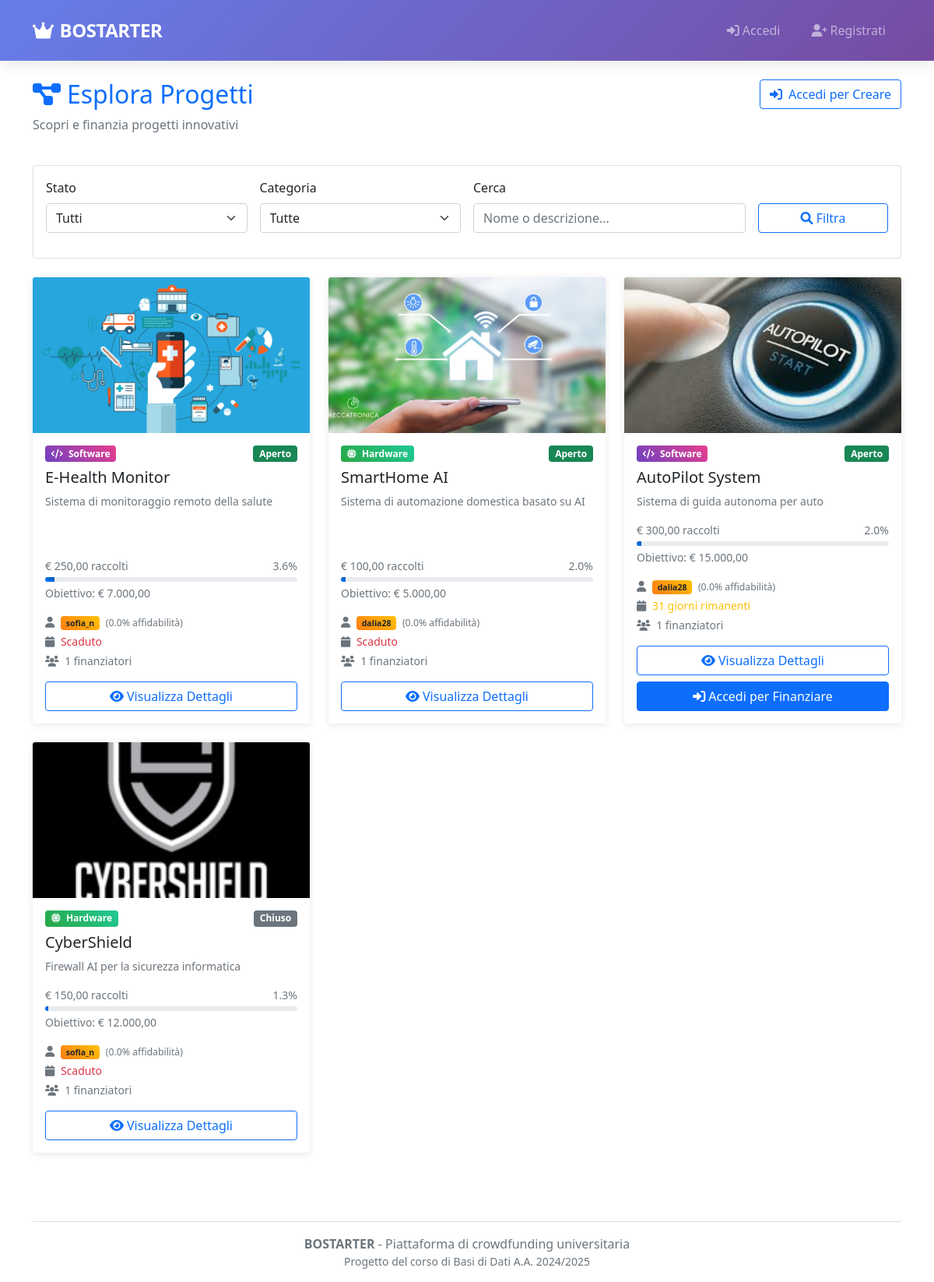
The page /public/projects/projects.php on the database its author committed.
### tables this page shows
CREATE TABLE PROGETTO(
    Nome                VARCHAR(100) PRIMARY KEY,
    Descrizione         TEXT NOT NULL,
    Data_Inserimento    DATE NOT NULL,
    Stato               ENUM('aperto', 'chiuso')NOT NULL DEFAULT 'aperto',
    Budget              DECIMAL(10,2) NOT NULL,
    Data_Limite         DATE NOT NULL,
    Tipo                ENUM('Hardware', 'Software') NOT NULL,
    Email_Creatore      VARCHAR(100) NOT NULL,
    FOREIGN KEY (Email_Creatore) REFERENCES CREATORE(Email) ON DELETE CASCADE
);

CREATE TABLE UTENTE(
    Email               VARCHAR(100) PRIMARY KEY,
    Nickname            VARCHAR(50) UNIQUE NOT NULL,
    Password            VARCHAR(255) NOT NULL,
    Nome                VARCHAR(50) NOT NULL,
    Cognome             VARCHAR(50) NOT NULL,
    Anno_Di_Nascita     DATE NOT NULL,
    Luogo_Di_Nascita    VARCHAR(100) NOT NULL
);

CREATE TABLE CREATORE (
    Email           VARCHAR(100) PRIMARY KEY,
    Nr_Progetti     INT DEFAULT 0,
    Affidabilita    FLOAT DEFAULT 0,
    FOREIGN KEY (Email) REFERENCES UTENTE(Email) ON DELETE CASCADE
);

### config/database.php (called while the page is built, shortened)
<?php
class Database {
    private static $instance = null;
    private $conn = null;
    public static function getInstance() {
        if (self::$instance === null) {
            self::$instance = new self();
        }
        return self::$instance;
    }
    private function connect() {
        try {
            $dsn = "mysql:host=" . DB_HOST . ";dbname=" . DB_NAME . ";charset=" . DB_CHARSET;
            $options = [
                PDO::ATTR_ERRMODE => PDO::ERRMODE_EXCEPTION,
                PDO::ATTR_DEFAULT_FETCH_MODE => PDO::FETCH_ASSOC,
                PDO::ATTR_EMULATE_PREPARES => false
            ];
            $this->conn = new PDO($dsn, DB_USER, DB_PASS, $options);
            $this->conn->exec("SET NAMES " . DB_CHARSET);
        } catch(PDOException $e) {
            $error = "❌ Errore connessione database: " . $e->getMessage();
            error_log($error);
            if (DEBUG_MODE) {
                die("<h3>Errore Database</h3><p>$error</p><p><strong>Verifica:</strong><br>
                    - MAMP/XAMPP avviato?<br>
                    - MySQL in running?<br>
                    - Database BOSTARTER creato?<br>
                    - Credenziali corrette in config/database.php?</p>");
            } else {
                die("Errore di sistema. Riprova più tardi.");
            }
        }
    }
    public function query($sql, $params = []) {
        try {
            $stmt = $this->conn->prepare($sql);
            $stmt->execute($params);
            return $stmt;
        } catch(PDOException $e) {
            error_log("Query error: " . $e->getMessage() . " | SQL: " . $sql);
            throw new Exception("Errore database: " . $e->getMessage());
        }
    }
    public function fetchAll($sql, $params = []) {
        return $this->query($sql, $params)->fetchAll();
    }
    public function execute($sql, $params = []) {
        return $this->query($sql, $params)->rowCount();
    }
}
class SessionManager {
    public static function get($key, $default = null) {
        return $_SESSION[$key] ?? $default;
    }
    public static function isLoggedIn() {
        return self::get('user_email') !== null && self::isSessionValid();
    }
}
class Utils {
    public static function formatCurrency($amount) {
        return '€ ' . number_format($amount, 2, ',', '.');
    }
}
?>

### public/projects/projects.php (the view, shortened to what this page needs)
<?php
require_once '../../config/database.php';
require_once '../../includes/navbar.php';
$db = Database::getInstance();
$db->ensureEventScheduler();
$db->execute("
    UPDATE PROGETTO
    SET Stato = 'chiuso'
    WHERE Stato = 'aperto' AND Data_Limite <= CURDATE()
");
$searchQuery = trim($_GET['search'] ?? '');
$statusFilter = $_GET['status'] ?? 'all';
$categoryFilter = $_GET['category'] ?? 'all';
$whereClause = "WHERE 1=1";
$params = [];
$sql = "
    SELECT
        p.Nome,
        p.Descrizione,
        p.Data_Inserimento,
        p.Stato,
        p.Budget,
        p.Data_Limite,
        p.Tipo AS Categoria,
        u.Nickname AS Creatore,
        c.Affidabilita,
        COALESCE(SUM(f.Importo), 0) AS Totale_Finanziato,
        COUNT(DISTINCT f.ID) AS Num_Finanziatori,
        foto.percorso AS Foto,
        DATEDIFF(p.Data_Limite, CURDATE()) AS Giorni_Rimanenti
    FROM PROGETTO p
    JOIN CREATORE c ON p.Email_Creatore = c.Email
    JOIN UTENTE u ON c.Email = u.Email
    LEFT JOIN FINANZIAMENTO f ON p.Nome = f.Nome_Progetto
    LEFT JOIN FOTO foto ON p.Nome = foto.Nome_Progetto
    $whereClause
    GROUP BY p.Nome, p.Descrizione, p.Data_Inserimento, p.Stato, p.Budget, p.Data_Limite, p.Tipo, u.Nickname, c.Affidabilita, foto.percorso
    ORDER BY p.Data_Inserimento DESC
";
$progetti = $db->fetchAll($sql, $params);
$isLoggedIn = SessionManager::isLoggedIn();
$isCreator = SessionManager::isCreator();
?>
<!DOCTYPE html>
<html lang="it">
<head>
    <link href="https://cdn.jsdelivr.net/npm/bootstrap@5.1.3/dist/css/bootstrap.min.css" rel="stylesheet">
    <link href="https://cdnjs.cloudflare.com/ajax/libs/font-awesome/6.0.0/css/all.min.css" rel="stylesheet">
</head>
<body>
<div class="container mt-4">
    <div class="row mb-4">
        <div class="col-md-8">
            <h1 class="h2 text-primary">
                <i class="fas fa-project-diagram me-2"></i>Esplora Progetti
            </h1>
            <p class="text-muted">Scopri e finanzia progetti innovativi</p>
        </div>
        <div class="col-md-4 text-md-end">
            <?php if ($isLoggedIn && $isCreator): ?>
                <a href="../dashboard/creator_dashboard.php" class="btn btn-primary">
                    <i class="fas fa-plus me-2"></i>Crea Progetto
                </a>
            <?php else: ?>
                <a href="../../index.html" class="btn btn-outline-primary">
                    <i class="fas fa-sign-in-alt me-2"></i>Accedi per Creare
                </a>
            <?php endif; ?>
        </div>
    </div>
    <div class="card mb-4">
        <div class="card-body">
            <form method="GET" class="row g-3">
                <div class="col-md-3">
                    <label for="status" class="form-label">Stato</label>
                    <select name="status" id="status" class="form-select">
                        <option value="all" <?= $statusFilter === 'all' ? 'selected' : '' ?>>Tutti</option>
                    </select>
                </div>
                <div class="col-md-3">
                    <label for="category" class="form-label">Categoria</label>
                    <select name="category" id="category" class="form-select">
                        <option value="all" <?= $categoryFilter === 'all' ? 'selected' : '' ?>>Tutte</option>
                    </select>
                </div>
                <div class="col-md-4">
                    <label for="search" class="form-label">Cerca</label>
                    <input type="text" name="search" id="search" class="form-control"
                           placeholder="Nome o descrizione..." value="<?= htmlspecialchars($searchQuery) ?>">
                </div>
                <div class="col-md-2">
                    <label class="form-label">&nbsp;</label>
                    <button type="submit" class="btn btn-outline-primary d-block w-100">
                        <i class="fas fa-search"></i> Filtra
                    </button>
                </div>
            </form>
        </div>
    </div>
    <div class="row">
        <?php if (empty($progetti)): ?>
            <div class="col-12">
                <div class="text-center py-5">
                    <i class="fas fa-search fa-3x text-muted mb-3"></i>
                    <h4 class="text-muted">Nessun progetto trovato</h4>
                    <p class="text-muted">
                        <?php if (!empty($searchQuery) || $statusFilter !== 'all' || $categoryFilter !== 'all'): ?>
                            Prova a modificare i filtri di ricerca
                        <?php else: ?>
                            Non ci sono ancora progetti nella piattaforma
                        <?php endif; ?>
                    </p>
                    <?php if ($isLoggedIn && $isCreator): ?>
                        <a href="../dashboard/creator_dashboard.php" class="btn btn-primary">
                            <i class="fas fa-plus me-2"></i>Crea il Primo Progetto
                        </a>
                    <?php endif; ?>
                </div>
            </div>
        <?php else: ?>
            <?php foreach ($progetti as $progetto): ?>
                <?php
                $percentualeCompletamento = $progetto['Budget'] > 0
                    ? min(100, ($progetto['Totale_Finanziato'] / $progetto['Budget']) * 100)
                    : 0;
                $giorniRimanenti = $progetto['Giorni_Rimanenti'];
                $statoClasse = $progetto['Stato'] === 'aperto' ? 'success' : 'secondary';
                ?>
                <div class="col-lg-4 col-md-6 mb-4">
                    <div class="card project-card h-100">
                        <?php
                        $fotoDb = $progetto['Foto'] ?? '';
                        if ($fotoDb !== '') {
                            $src = (strpos($fotoDb, 'img/') === 0)
                                ? "/Bostarter/{$fotoDb}"
                                : "/Bostarter/img/{$fotoDb}";
                        } else {
                            $src = null;
                        }
                        ?>
                        <?php if ($src): ?>
                            <img src="<?= htmlspecialchars($src) ?>"
                                 class="card-img-top"
                                 style="height:200px; object-fit:cover;"
                                 alt="<?= htmlspecialchars($progetto['Nome']) ?>">
                        <?php endif; ?>
                        <div class="card-body d-flex flex-column">
                            <div class="d-flex justify-content-between align-items-start mb-2">
                                <span class="badge <?= $progetto['Categoria'] === 'Hardware' ? 'badge-hardware' : 'badge-software' ?> text-white">
                                    <i class="fas fa-<?= $progetto['Categoria'] === 'Hardware' ? 'microchip' : 'code' ?> me-1"></i>
                                    <?= htmlspecialchars($progetto['Categoria']) ?>
                                </span>
                                <span class="badge bg-<?= $statoClasse ?>"><?= ucfirst($progetto['Stato']) ?></span>
                            </div>
                            <h5 class="card-title"><?= htmlspecialchars($progetto['Nome']) ?></h5>
                            <p class="card-text text-muted small flex-grow-1">
                                <?= htmlspecialchars(substr($progetto['Descrizione'], 0, 100)) ?>
                            </p>
                            <div class="mb-3">
                                <div class="d-flex justify-content-between small text-muted mb-1">
                                    <span><?= Utils::formatCurrency($progetto['Totale_Finanziato']) ?> raccolti</span>
                                    <span><?= number_format($percentualeCompletamento, 1) ?>%</span>
                                </div>
                                <div class="progress" style="height: 6px;">
                                    <div class="progress-bar progress-bar-custom"
                                         style="width: <?= $percentualeCompletamento ?>%"></div>
                                </div>
                                <div class="small text-muted mt-1">
                                    Obiettivo: <?= Utils::formatCurrency($progetto['Budget']) ?>
                                </div>
                            </div>
                            <div class="row small text-muted mb-3">
                                <div class="col-12 mb-1">
                                    <i class="fas fa-user me-1"></i>
                                    <span class="creator-badge badge text-dark">
                                        <?= htmlspecialchars($progetto['Creatore']) ?>
                                    </span>
                                    <small class="ms-1">
                                        (<?= number_format($progetto['Affidabilita'] * 100, 1) ?>% affidabilità)
                                    </small>
                                </div>
                                <div class="col-12 mb-1">
                                    <i class="fas fa-calendar me-1"></i>
                                    <?php if ($giorniRimanenti > 0): ?>
                                        <span class="text-warning"><?= $giorniRimanenti ?> giorni rimanenti</span>
                                    <?php else: ?>
                                        <span class="text-danger">Scaduto</span>
                                    <?php endif; ?>
                                </div>
                                <div class="col-12">
                                    <i class="fas fa-users me-1"></i>
                                    <?= $progetto['Num_Finanziatori'] ?> finanziatori
                                </div>
                            </div>
                            <div class="mt-auto">
                                <div class="d-grid gap-2">
                                    <a href="project_detail.php?name=<?= urlencode($progetto['Nome']) ?>"
                                       class="btn btn-outline-primary">
                                        <i class="fas fa-eye me-1"></i>Visualizza Dettagli
                                    </a>
                                    <?php if ($progetto['Stato'] === 'aperto' && $giorniRimanenti > 0): ?>
                                        <?php if ($isLoggedIn): ?>
                                            <a href="project_detail.php?name=<?= urlencode($progetto['Nome']) ?>"
                                               class="btn btn-primary">
                                                <i class="fas fa-heart me-1"></i>Finanzia Progetto
                                            </a>
                                        <?php else: ?>
                                            <a href="../../index.html" class="btn btn-primary">
                                                <i class="fas fa-sign-in-alt me-1"></i>Accedi per Finanziare
                                            </a>
                                        <?php endif; ?>
                                    <?php endif; ?>
                                </div>
                            </div>
                        </div>
                    </div>
                </div>
            <?php endforeach; ?>
        <?php endif; ?>
    </div>
    <div class="row mt-5">
        <div class="col-12 text-center text-muted">
            <hr>
            <p>
                <strong>BOSTARTER</strong> - Piattaforma di crowdfunding universitaria<br>
                <small>Progetto del corso di Basi di Dati A.A. 2024/2025</small>
            </p>
        </div>
    </div>
</div>
</body>
</html>

### rows shown on the page
progetto: shows a picture, Tipo "Software", Stato "Aperto", Nome "E-Health Monitor", Descrizione "Sistema di monitoraggio remoto della salute", Totale_Finanziato "€ 250,00", percentualeCompletamento "3.6", $percentualeCompletamento 3.5714285714286 (drawn), Budget "€ 7.000,00", utente.Nickname "sofia_n", $progetto['Affidabilita']*100 "0.0", shows "Scaduto", Num_Finanziatori "1"
progetto: shows a picture, Tipo "Hardware", Stato "Aperto", Nome "SmartHome AI", Descrizione "Sistema di automazione domestica basato su AI", Totale_Finanziato "€ 100,00", percentualeCompletamento "2.0", $percentualeCompletamento 2 (drawn), Budget "€ 5.000,00", utente.Nickname "dalia28", $progetto['Affidabilita']*100 "0.0", shows "Scaduto", Num_Finanziatori "1"
progetto: shows a picture, Tipo "Software", Stato "Aperto", Nome "AutoPilot System", Descrizione "Sistema di guida autonoma per auto", Totale_Finanziato "€ 300,00", percentualeCompletamento "2.0", $percentualeCompletamento 2 (drawn), Budget "€ 15.000,00", utente.Nickname "dalia28", $progetto['Affidabilita']*100 "0.0", giorniRimanenti "31", Num_Finanziatori "1", shows "Accedi per Finanziare"
progetto: shows a picture, Tipo "Hardware", Stato "Chiuso", Nome "CyberShield", Descrizione "Firewall AI per la sicurezza informatica", Totale_Finanziato "€ 150,00", percentualeCompletamento "1.3", $percentualeCompletamento 1.25 (drawn), Budget "€ 12.000,00", utente.Nickname "sofia_n", $progetto['Affidabilita']*100 "0.0", shows "Scaduto", Num_Finanziatori "1"
